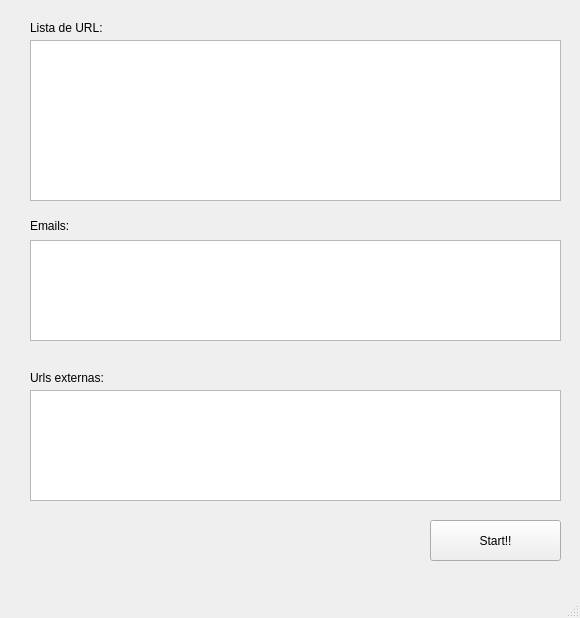
<?xml version="1.0" encoding="UTF-8"?>
<ui version="4.0">
 <class>MainWindow</class>
 <widget class="QMainWindow" name="MainWindow">
  <property name="geometry">
   <rect>
    <x>0</x>
    <y>0</y>
    <width>580</width>
    <height>618</height>
   </rect>
  </property>
  <property name="windowTitle">
   <string>URL Crawler</string>
  </property>
  <widget class="QWidget" name="centralwidget">
   <widget class="QPushButton" name="btnStart">
    <property name="geometry">
     <rect>
      <x>430</x>
      <y>520</y>
      <width>131</width>
      <height>41</height>
     </rect>
    </property>
    <property name="text">
     <string>Start!!</string>
    </property>
   </widget>
   <widget class="QLabel" name="label">
    <property name="geometry">
     <rect>
      <x>30</x>
      <y>220</y>
      <width>46</width>
      <height>12</height>
     </rect>
    </property>
    <property name="text">
     <string>Emails:</string>
    </property>
   </widget>
   <widget class="QPlainTextEdit" name="lstEmails">
    <property name="geometry">
     <rect>
      <x>30</x>
      <y>240</y>
      <width>531</width>
      <height>101</height>
     </rect>
    </property>
   </widget>
   <widget class="QPlainTextEdit" name="lstUrls">
    <property name="geometry">
     <rect>
      <x>30</x>
      <y>40</y>
      <width>531</width>
      <height>161</height>
     </rect>
    </property>
   </widget>
   <widget class="QLabel" name="label_2">
    <property name="geometry">
     <rect>
      <x>30</x>
      <y>20</y>
      <width>81</width>
      <height>16</height>
     </rect>
    </property>
    <property name="text">
     <string>Lista de URL:</string>
    </property>
   </widget>
   <widget class="QPlainTextEdit" name="lstEmails_2">
    <property name="geometry">
     <rect>
      <x>30</x>
      <y>390</y>
      <width>531</width>
      <height>111</height>
     </rect>
    </property>
   </widget>
   <widget class="QLabel" name="label_3">
    <property name="geometry">
     <rect>
      <x>30</x>
      <y>370</y>
      <width>91</width>
      <height>16</height>
     </rect>
    </property>
    <property name="text">
     <string>Urls externas:</string>
    </property>
   </widget>
  </widget>
  <widget class="QMenuBar" name="menubar">
   <property name="geometry">
    <rect>
     <x>0</x>
     <y>0</y>
     <width>580</width>
     <height>20</height>
    </rect>
   </property>
  </widget>
  <widget class="QStatusBar" name="statusbar"/>
 </widget>
 <resources/>
 <connections/>
</ui>
